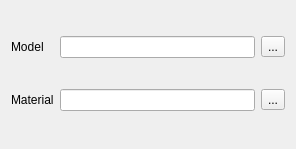
<?xml version="1.0" encoding="UTF-8"?>
<ui version="4.0">
 <class>Renderable</class>
 <widget class="QWidget" name="Renderable">
  <property name="geometry">
   <rect>
    <x>0</x>
    <y>0</y>
    <width>296</width>
    <height>149</height>
   </rect>
  </property>
  <property name="maximumSize">
   <size>
    <width>16777215</width>
    <height>150</height>
   </size>
  </property>
  <property name="acceptDrops">
   <bool>true</bool>
  </property>
  <property name="windowTitle">
   <string>Renderable</string>
  </property>
  <layout class="QGridLayout" name="gridLayout">
   <item row="0" column="3">
    <widget class="QToolButton" name="toolButton_modelBrowse">
     <property name="text">
      <string>...</string>
     </property>
    </widget>
   </item>
   <item row="0" column="2">
    <widget class="DropLineEdit" name="lineEdit_modelName">
     <property name="readOnly">
      <bool>true</bool>
     </property>
    </widget>
   </item>
   <item row="0" column="0">
    <widget class="QLabel" name="label">
     <property name="text">
      <string>Model</string>
     </property>
    </widget>
   </item>
   <item row="1" column="0">
    <widget class="QLabel" name="label_2">
     <property name="text">
      <string>Material</string>
     </property>
    </widget>
   </item>
   <item row="1" column="2">
    <widget class="QLineEdit" name="lineEdit_materialName">
     <property name="readOnly">
      <bool>false</bool>
     </property>
    </widget>
   </item>
   <item row="1" column="3">
    <widget class="QToolButton" name="toolButton_materialBrowse">
     <property name="text">
      <string>...</string>
     </property>
    </widget>
   </item>
  </layout>
 </widget>
 <customwidgets>
  <customwidget>
   <class>DropLineEdit</class>
   <extends>QLineEdit</extends>
   <header location="global">RootTools/Treenity/Include/DropLineEdit.h</header>
  </customwidget>
 </customwidgets>
 <resources/>
 <connections/>
</ui>
